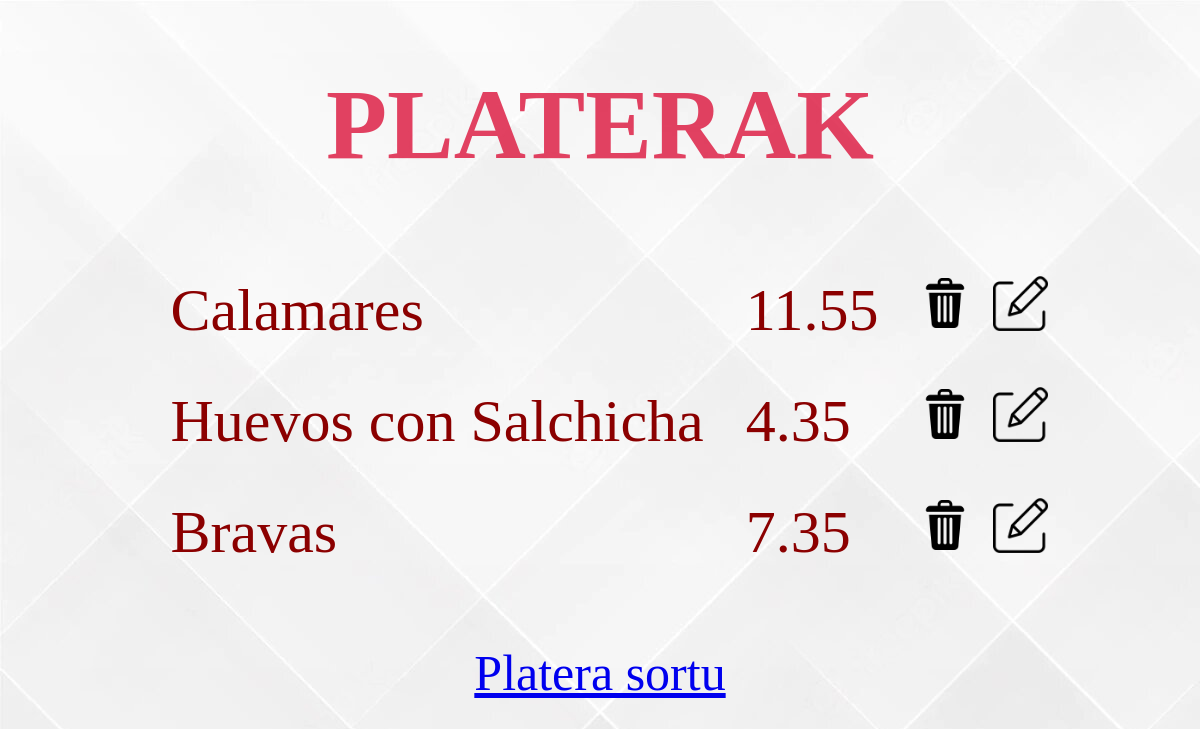
Before: / with the older database file.
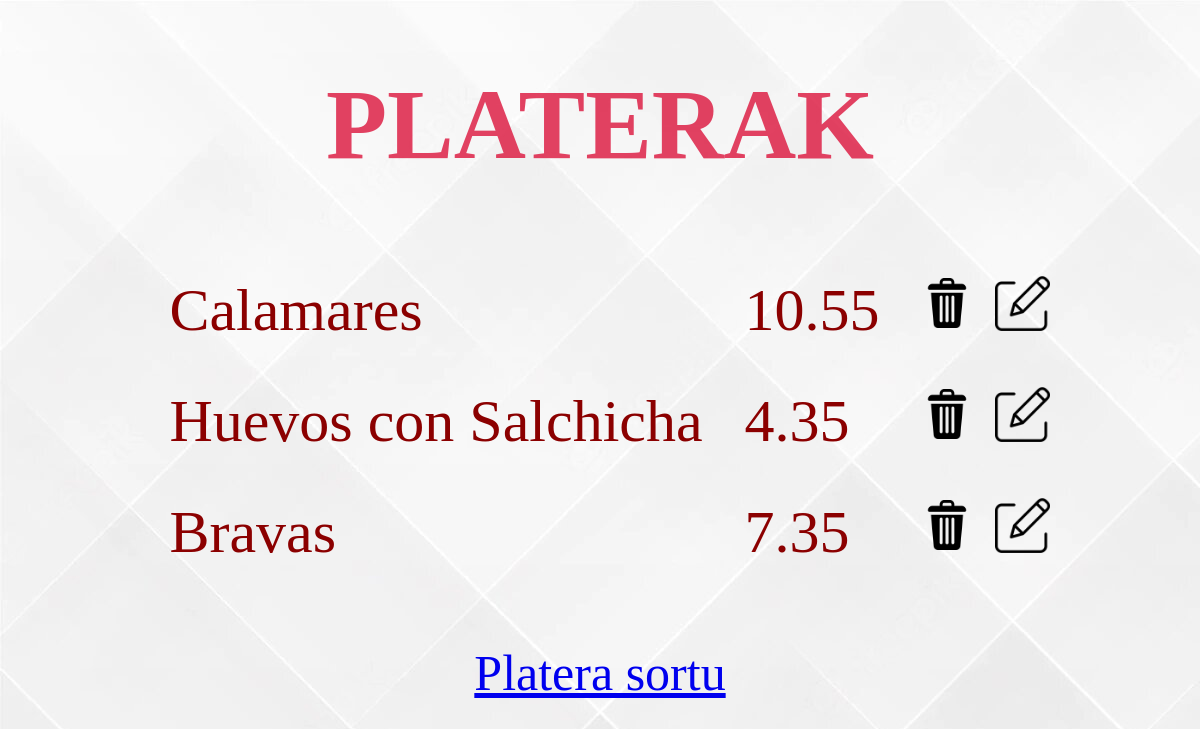
After: the same page with the newer database file.
### platerak/models.py (models this page shows)
class Platerak(models.Model):
  izena = models.CharField(max_length=255)
  prezioa = models.FloatField()

### platerak/views.py (the view)
# urls.py: path('', include('platerak.urls')),
def platerak(request):
  platerak = Platerak.objects.all().values()
  template = loader.get_template('platerak.html')
  context = {
    'platerak': platerak,
  }
  return HttpResponse(template.render(context, request))

### platerak/templates/platerak.html (shortened to what this page needs)
{% load static %}
<!DOCTYPE html>
<html>
<link rel="stylesheet" href="{% static 'style.css' %}">
<body>
<center>
<h1 style="font-size: 100px">PLATERAK</h1>
<table border="0" style="padding: 5px; font-size: 60px">
    {% for x in platerak %}
    <tr style="padding: 10px">
        <td style="padding: 20px;">{{ x.izena }}</td>
        <td style="padding: 20px;">{{ x.prezioa }}</td>
        <td style="padding: 20px;"><a href="delete/{{ x.id }}"><div id="img" style="height: 65px; width: 50px"></div></a></td>
        <td><a href="update/{{ x.id }}"><img src="{% static 'edit.png' %}" style="height: 55px; width: auto"></a></td>
    </tr>
    {% endfor %}
</table>
<p style="font-size: 50px">
    <a href="add/">Platera sortu</a>
</p>
</center>
</body>
</html>

Changed rows visible on the page:
changed Platerak "Calamares": prezioa "11.55" → "10.55"
